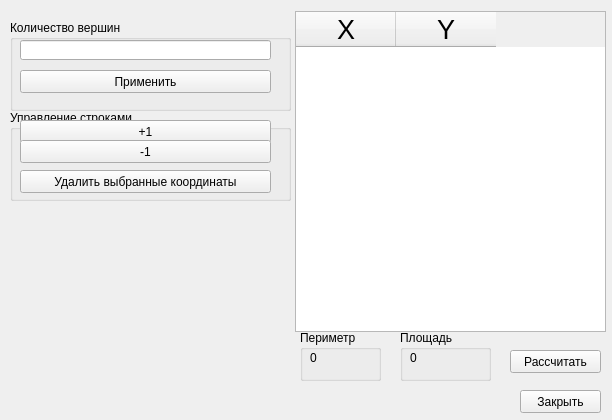
<?xml version="1.0" encoding="UTF-8"?>
<ui version="4.0">
 <class>Widget</class>
 <widget class="QMainWindow" name="Widget">
  <property name="geometry">
   <rect>
    <x>0</x>
    <y>0</y>
    <width>612</width>
    <height>420</height>
   </rect>
  </property>
  <property name="windowTitle">
   <string>Widget</string>
  </property>
  <widget class="QWidget" name="centralwidget">
   <widget class="QGroupBox" name="groupBox">
    <property name="geometry">
     <rect>
      <x>10</x>
      <y>20</y>
      <width>281</width>
      <height>91</height>
     </rect>
    </property>
    <property name="title">
     <string>Количество вершин</string>
    </property>
    <widget class="QLineEdit" name="lineEdit_point">
     <property name="geometry">
      <rect>
       <x>10</x>
       <y>20</y>
       <width>251</width>
       <height>20</height>
      </rect>
     </property>
    </widget>
    <widget class="QPushButton" name="pushButton_start">
     <property name="geometry">
      <rect>
       <x>10</x>
       <y>50</y>
       <width>251</width>
       <height>23</height>
      </rect>
     </property>
     <property name="text">
      <string>Применить</string>
     </property>
    </widget>
   </widget>
   <widget class="QGroupBox" name="groupBox_2">
    <property name="geometry">
     <rect>
      <x>10</x>
      <y>110</y>
      <width>281</width>
      <height>91</height>
     </rect>
    </property>
    <property name="title">
     <string>Управление строками</string>
    </property>
    <widget class="QPushButton" name="pushButton_del">
     <property name="geometry">
      <rect>
       <x>10</x>
       <y>60</y>
       <width>251</width>
       <height>23</height>
      </rect>
     </property>
     <property name="text">
      <string>Удалить выбранные координаты</string>
     </property>
    </widget>
    <widget class="QPushButton" name="pushButton_add">
     <property name="geometry">
      <rect>
       <x>10</x>
       <y>10</y>
       <width>251</width>
       <height>23</height>
      </rect>
     </property>
     <property name="text">
      <string>+1</string>
     </property>
    </widget>
    <widget class="QPushButton" name="pushButton_del_one">
     <property name="geometry">
      <rect>
       <x>10</x>
       <y>30</y>
       <width>251</width>
       <height>23</height>
      </rect>
     </property>
     <property name="text">
      <string>-1</string>
     </property>
    </widget>
   </widget>
   <widget class="QPushButton" name="pushButton_close">
    <property name="geometry">
     <rect>
      <x>520</x>
      <y>390</y>
      <width>81</width>
      <height>23</height>
     </rect>
    </property>
    <property name="text">
     <string>Закрыть</string>
    </property>
   </widget>
   <widget class="QTableWidget" name="table">
    <property name="geometry">
     <rect>
      <x>295</x>
      <y>11</y>
      <width>311</width>
      <height>321</height>
     </rect>
    </property>
    <column>
     <property name="text">
      <string>X</string>
     </property>
     <property name="font">
      <font>
       <pointsize>20</pointsize>
      </font>
     </property>
    </column>
    <column>
     <property name="text">
      <string>Y</string>
     </property>
     <property name="font">
      <font>
       <pointsize>20</pointsize>
      </font>
     </property>
    </column>
   </widget>
   <widget class="QGroupBox" name="groupBox_3">
    <property name="geometry">
     <rect>
      <x>300</x>
      <y>330</y>
      <width>81</width>
      <height>51</height>
     </rect>
    </property>
    <property name="title">
     <string>Периметр </string>
    </property>
    <widget class="QLabel" name="label_per">
     <property name="geometry">
      <rect>
       <x>10</x>
       <y>20</y>
       <width>61</width>
       <height>16</height>
      </rect>
     </property>
     <property name="text">
      <string>0</string>
     </property>
    </widget>
   </widget>
   <widget class="QGroupBox" name="groupBox_4">
    <property name="geometry">
     <rect>
      <x>400</x>
      <y>330</y>
      <width>91</width>
      <height>51</height>
     </rect>
    </property>
    <property name="title">
     <string>Площадь</string>
    </property>
    <widget class="QLabel" name="label_square">
     <property name="geometry">
      <rect>
       <x>10</x>
       <y>20</y>
       <width>61</width>
       <height>16</height>
      </rect>
     </property>
     <property name="text">
      <string>0</string>
     </property>
    </widget>
   </widget>
   <widget class="QPushButton" name="pushButton_cnt">
    <property name="geometry">
     <rect>
      <x>510</x>
      <y>350</y>
      <width>91</width>
      <height>23</height>
     </rect>
    </property>
    <property name="text">
     <string>Рассчитать</string>
    </property>
   </widget>
  </widget>
 </widget>
 <resources/>
 <connections/>
</ui>
